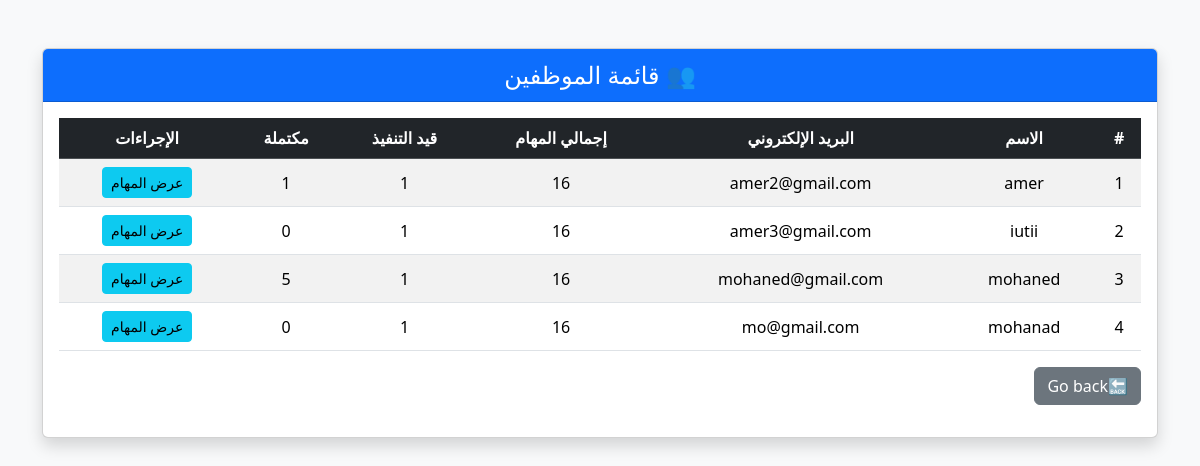
The app's page /views/admin/view-employees.php (signed in) with its own data.
### tables this page shows
CREATE TABLE `users` (
  `id` int(11) NOT NULL,
  `name` varchar(255) NOT NULL,
  `email` varchar(255) NOT NULL,
  `password` varchar(255) NOT NULL,
  `role` enum('admin','employee','user') DEFAULT 'employee',
  `created_at` timestamp NOT NULL DEFAULT current_timestamp(),
  `phone` varchar(20) DEFAULT NULL,
  `gender` enum('male','female') DEFAULT 'male',
  `remember_token` varchar(64) DEFAULT NULL
);

### models/user.php (called while the page is built, shortened)
<?php
class user{
    private $conn;
    public function __construct($dbConnection) {
        $this->conn = $dbConnection;
    }
    public function getEmployees() {
        $stmt = $this->conn->query("SELECT id, name,email FROM users WHERE role = 'employee'");
        return $stmt->fetchAll(PDO::FETCH_ASSOC);
    }
}
?>

### models/task.php (called while the page is built, shortened)
<?php
class task {
    private $conn;
    public function __construct($dbConnection) {
        $this->conn = $dbConnection;
    }
    public function getCompletedTasks($employeeId) {
        $stmt = $this->conn->prepare("SELECT COUNT(*) FROM tasks WHERE assigned_to = ? AND status = 'completed'");
        $stmt->execute([$employeeId]);
        return (int) $stmt->fetchColumn();
    }
    public function getTotalTasksCount() {
        $stmt = $this->conn->query("SELECT COUNT(*) FROM tasks");
        return (int) $stmt->fetchColumn();
    }
    public function getPendingReviewCount() {
        $stmt = $this->conn->query("SELECT COUNT(*) FROM tasks WHERE status = 'pending_review'");
        return (int) $stmt->fetchColumn();
    }
}

### views/admin/view-employees.php (the view, shortened to what this page needs)
<?php
require_once '../../config/db.php';
require_once '../../models/user.php';
require_once '../../models/task.php';
$userModel = new user($conn);
$taskModel = new task($conn);
$employees = $userModel->getEmployees();
?>
<!DOCTYPE html>
<html lang="ar" dir="rtl">
<head>
    <link href="../../assets/bootstrap-5.3.3-dist/css/bootstrap.rtl.min.css" rel="stylesheet" />
</head>
<body>
<div class="container mt-5">
    <div class="card shadow">
        <div class="card-header bg-primary text-white text-center fs-4">
            👥 قائمة الموظفين
        </div>
        <div class="card-body">
            <table class="table table-striped table-hover text-center align-middle">
                <thead class="table-dark">
                    <tr>
                        <th>#</th>
                        <th>الاسم</th>
                        <th>البريد الإلكتروني</th>
                        <th>إجمالي المهام</th>
                        <th>قيد التنفيذ</th>
                        <th>مكتملة</th>
                        <th>الإجراءات</th>
                    </tr>
                </thead>
                <tbody>
                    <?php foreach ($employees as $index => $employee):
                        $employeeId = $employee['id'];
                        $totalTasks = $taskModel->getTotalTasksCount($employeeId);
                        $pendingTasks = $taskModel->getPendingReviewCount($employeeId);
                        $completedTasks = $taskModel->getCompletedTasks($employeeId);
                    ?>
                        <tr>
                            <td><?= $index + 1 ?></td>
                            <td><?= htmlspecialchars($employee['name']) ?></td>
                            <td><?= htmlspecialchars($employee['email']) ?></td>
                            <td><?= $totalTasks ?></td>
                            <td><?= $pendingTasks ?></td>
                            <td><?= $completedTasks ?></td>
                            <td>
<a href="view-employee-tasks.php?id=<?= $employeeId ?>" class="btn btn-sm btn-info">عرض المهام</a>
                            </td>
                        </tr>
                    <?php endforeach; ?>
                </tbody>
            </table>
            <a href="dashboard.php" class="btn btn-secondary mb-3">🔙Go back</a>
        </div>
    </div>
</div>
</body>
</html>

### views/admin/view-employees.php (style rules this page uses)
body { background-color: #f8f9fa; }
.table th, .table td { vertical-align: middle; }

### records on screen
users: name "amer", email "amer2@gmail.com", totalTasks "16", pendingTasks "1", completedTasks "1"
users: name "iutii", email "amer3@gmail.com", totalTasks "16", pendingTasks "1", completedTasks "0"
users: name "mohaned", email "mohaned@gmail.com", totalTasks "16", pendingTasks "1", completedTasks "5"
users: name "mohanad", email "mo@gmail.com", totalTasks "16", pendingTasks "1", completedTasks "0"
